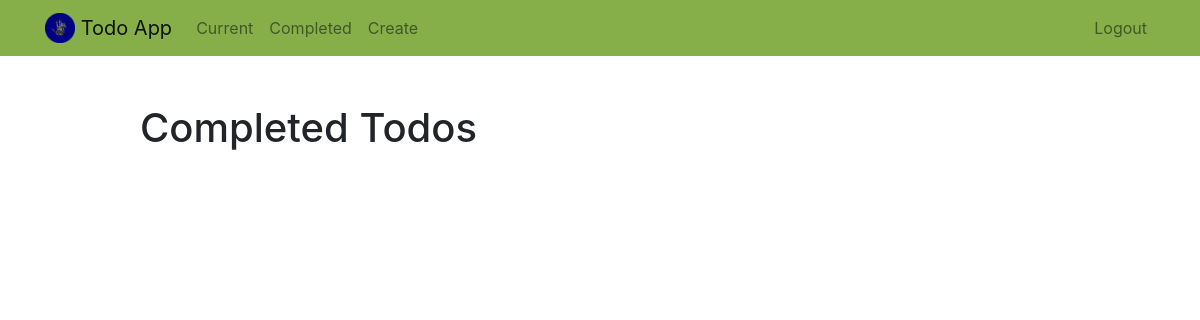
The page /completed/ (signed in) on the database as committed earlier.
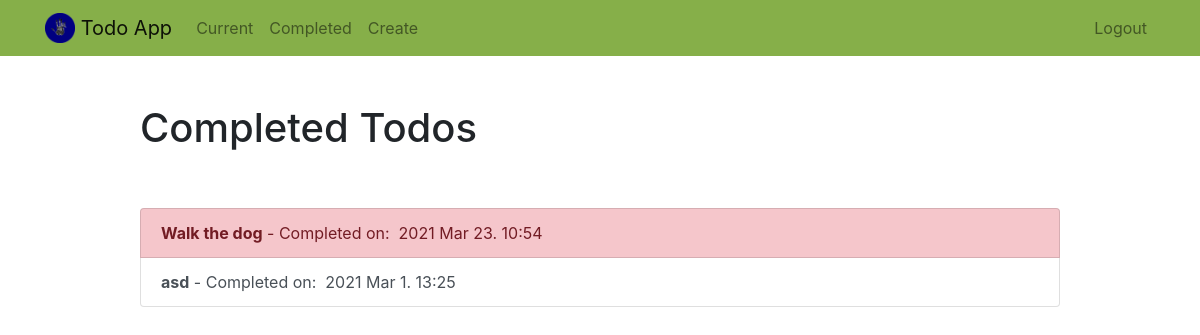
The same page on the database as committed later.
### todo/models.py (models this page shows, shortened)
class Todo(models.Model):
    title = models.CharField(max_length=100)
    memo = models.TextField(blank=True)
    created= models.DateTimeField(auto_now_add=True)
    datecompleted = models.DateTimeField(null=True, blank=True)
    important = models.BooleanField(default=False)
    user = models.ForeignKey(User, on_delete=models.CASCADE)

### todo/views.py (the view)
# urls.py: path('completed/', views.completedtodos, name='completedtodos'),
@login_required
def completedtodos(request):
    todos = Todo.objects.filter(user=request.user, datecompleted__isnull=False).order_by('-datecompleted')
    return render(request, 'todo/completedtodos.html', {'todos' : todos})

### todo/templates/todo/completedtodos.html
{% extends 'todo/base.html' %}
{% block content %}
    <div class="row justify-content-center mt-5">
        <div class="col-md-10">
            <h1>Completed Todos</h1>
        </div>
    </div>
    <div class="row justify-content-center mt-5">
        <div class="col-md-10">
            <div class="list-group">
                {% for todo in todos %}
                    <a href="{% url 'viewtodo' todo.id %}" class="list-group-item list-group-item-action{% if todo.important %} list-group-item-danger{% endif %}"><b>{{ todo.title }}</b> - Completed on:&nbsp {{ todo.datecompleted|date:'Y M j. H:i' }}</a>
                {% endfor %}
            </div>
        </div>
    </div>
{% endblock %}

### todo/templates/todo/base.html (shortened to what this page needs)
{% load static %}
<!doctype html>
<html lang="en">
<head>
    <link rel="stylesheet" href="https://stackpath.bootstrapcdn.com/bootstrap/4.4.1/css/bootstrap.min.css">
</head>
<body>
<nav class="navbar navbar-expand-lg navbar-light" style="background-color: #86af49;">
<div class="container">
    <a class="navbar-brand" href="{% url 'home' %}">
         <img src="{% static 'todo/logocircle.png' %}" width="30" height="30" class="d-inline-block align-top">
        <span>Todo App</span>
    </a>
    <div class="collapse navbar-collapse" id="navbarNav">
    {% if user.is_authenticated %}
        <ul class="navbar-nav mr-auto">
                <li class="nav-item {{ current }}">
                    <a class="nav-link" href="{% url 'currenttodos' %}">Current</a>
                </li>
                <li class="nav-item {{ completed }}">
                    <a class="nav-link" href="{% url 'completedtodos' %}">Completed</a>
                </li>
                <li class="nav-item {{ create }}">
                    <a class="nav-link" href="{% url 'createtodo' %}">Create</a>
                </li>
        </ul>
    {% endif %}
    <ul class="navbar-nav ml-auto">
            {% if user.is_authenticated %}
                <li class="nav-item">
                    <a href="#" onclick="$('#signOutBtn').click()" class="nav-link">Logout</a>
                </li>
            {% endif %}
        </ul>
    </div>
</div>
</nav>
<div class="container">
{% block content %}{% endblock %}
</div>
</body>
</html>

Rows that differ between the two databases and show on the page:
now on this page (row edited): Todo: title "Walk the dog", datecompleted "2021 Mar 23. 10:54", important True (drawn)
added Todo: title "asd", datecompleted "2021 Mar 1. 13:25", important False (drawn)
